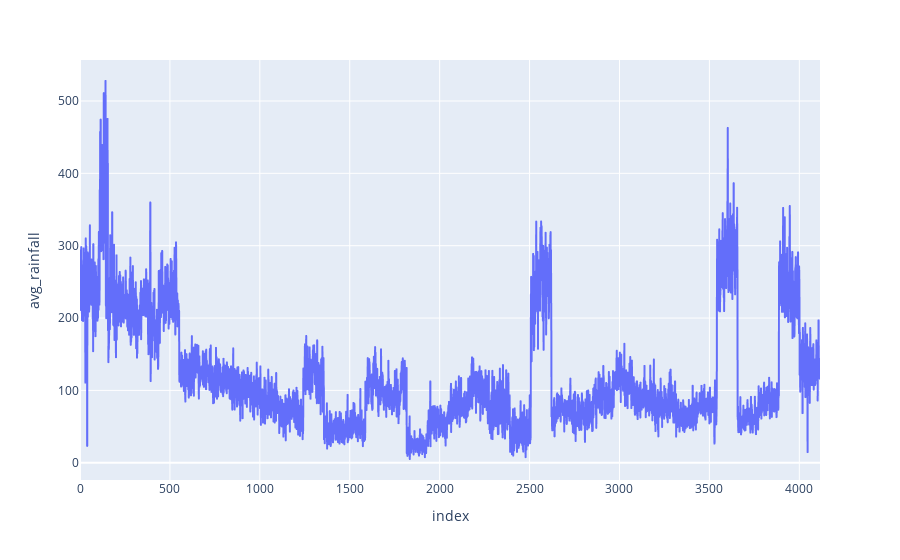

Notebook cell for this chart:
### Code cell
px.line(df1,y='avg_rainfall')

### Figure 1 — Plotly figure (JSON) as saved in the notebook; plotly's stock layout.template omitted (floating-point values rounded to 4 significant figures; data arrays with more than 128 entries replaced by an {"elided": "..."} marker saying what was removed)
{"data": [{"hovertemplate": "index=%{x}<br>avg_rainfall=%{y}<extra></extra>", "legendgroup": "", "line": {"color": "#636efa", "dash": "solid"}, "mode": "lines", "name": "", "showlegend": false, "type": "scattergl", "x": {"elided": "4116 int values"}, "xaxis": "x", "y": {"elided": "4116 float values"}, "yaxis": "y"}], "layout": {"legend": {"tracegroupgap": 0}, "margin": {"t": 60}, "xaxis": {"anchor": "y", "domain": [0, 1], "title": {"text": "index"}}, "yaxis": {"anchor": "x", "domain": [0, 1], "title": {"text": "avg_rainfall"}}}}
